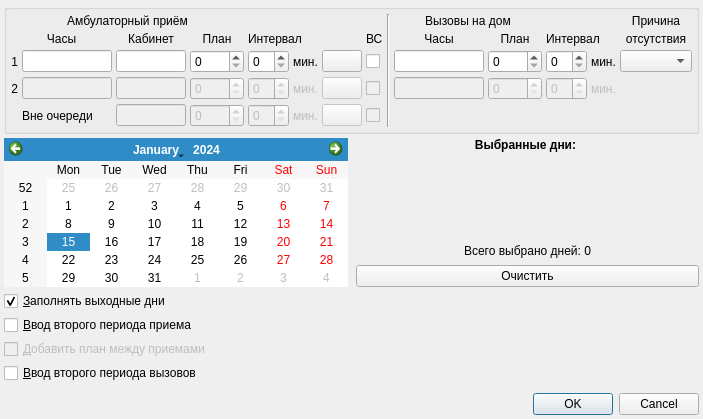
<?xml version="1.0" encoding="UTF-8"?>
<ui version="4.0">
 <class>TemplateOnRotationDialog</class>
 <widget class="QDialog" name="TemplateOnRotationDialog">
  <property name="geometry">
   <rect>
    <x>0</x>
    <y>0</y>
    <width>669</width>
    <height>419</height>
   </rect>
  </property>
  <property name="windowTitle">
   <string>Шаблон планировщика</string>
  </property>
  <layout class="QGridLayout" name="gridLayout">
   <property name="margin">
    <number>4</number>
   </property>
   <property name="spacing">
    <number>4</number>
   </property>
   <item row="0" column="0" colspan="3">
    <widget class="QGroupBox" name="grbOnePlan">
     <property name="title">
      <string/>
     </property>
     <layout class="QGridLayout" name="gridLayout_6">
      <property name="margin">
       <number>4</number>
      </property>
      <property name="spacing">
       <number>4</number>
      </property>
      <item row="3" column="3">
       <widget class="QSpinBox" name="edtAmbPlan12">
        <property name="enabled">
         <bool>false</bool>
        </property>
        <property name="maximum">
         <number>9999</number>
        </property>
       </widget>
      </item>
      <item row="2" column="10">
       <widget class="CTimeRangeEdit" name="edtHomeTimeRange1">
        <property name="sizePolicy">
         <sizepolicy hsizetype="Minimum" vsizetype="Fixed">
          <horstretch>0</horstretch>
          <verstretch>0</verstretch>
         </sizepolicy>
        </property>
        <property name="maximumSize">
         <size>
          <width>90</width>
          <height>16777215</height>
         </size>
        </property>
        <property name="maxLength">
         <number>13</number>
        </property>
       </widget>
      </item>
      <item row="2" column="3">
       <widget class="QSpinBox" name="edtAmbPlan1">
        <property name="maximum">
         <number>9999</number>
        </property>
       </widget>
      </item>
      <item row="3" column="2">
       <widget class="QLineEdit" name="edtAmbOffice12">
        <property name="enabled">
         <bool>false</bool>
        </property>
        <property name="sizePolicy">
         <sizepolicy hsizetype="Minimum" vsizetype="Fixed">
          <horstretch>0</horstretch>
          <verstretch>0</verstretch>
         </sizepolicy>
        </property>
        <property name="maximumSize">
         <size>
          <width>70</width>
          <height>16777215</height>
         </size>
        </property>
        <property name="maxLength">
         <number>8</number>
        </property>
       </widget>
      </item>
      <item row="1" column="3">
       <widget class="QLabel" name="lblAmbPlan">
        <property name="text">
         <string>План</string>
        </property>
        <property name="alignment">
         <set>Qt::AlignCenter</set>
        </property>
       </widget>
      </item>
      <item row="2" column="0">
       <widget class="QLabel" name="label_1">
        <property name="text">
         <string>1</string>
        </property>
        <property name="alignment">
         <set>Qt::AlignRight|Qt::AlignTrailing|Qt::AlignVCenter</set>
        </property>
       </widget>
      </item>
      <item row="3" column="10">
       <widget class="CTimeRangeEdit" name="edtHomeTimeRange12">
        <property name="enabled">
         <bool>false</bool>
        </property>
        <property name="sizePolicy">
         <sizepolicy hsizetype="Minimum" vsizetype="Fixed">
          <horstretch>0</horstretch>
          <verstretch>0</verstretch>
         </sizepolicy>
        </property>
        <property name="maximumSize">
         <size>
          <width>90</width>
          <height>16777215</height>
         </size>
        </property>
        <property name="maxLength">
         <number>13</number>
        </property>
       </widget>
      </item>
      <item row="3" column="13">
       <spacer name="horizontalSpacer_7">
        <property name="orientation">
         <enum>Qt::Horizontal</enum>
        </property>
        <property name="sizeHint" stdset="0">
         <size>
          <width>147</width>
          <height>20</height>
         </size>
        </property>
       </spacer>
      </item>
      <item row="2" column="2">
       <widget class="QLineEdit" name="edtAmbOffice1">
        <property name="sizePolicy">
         <sizepolicy hsizetype="Minimum" vsizetype="Fixed">
          <horstretch>0</horstretch>
          <verstretch>0</verstretch>
         </sizepolicy>
        </property>
        <property name="maximumSize">
         <size>
          <width>70</width>
          <height>16777215</height>
         </size>
        </property>
        <property name="maxLength">
         <number>8</number>
        </property>
       </widget>
      </item>
      <item row="2" column="13">
       <widget class="CRBComboBox" name="cmbReasonOfAbsence1">
        <property name="sizePolicy">
         <sizepolicy hsizetype="Expanding" vsizetype="Fixed">
          <horstretch>0</horstretch>
          <verstretch>0</verstretch>
         </sizepolicy>
        </property>
       </widget>
      </item>
      <item row="2" column="1">
       <widget class="CTimeRangeEdit" name="edtAmbTimeRange1">
        <property name="sizePolicy">
         <sizepolicy hsizetype="Minimum" vsizetype="Fixed">
          <horstretch>0</horstretch>
          <verstretch>0</verstretch>
         </sizepolicy>
        </property>
        <property name="maximumSize">
         <size>
          <width>90</width>
          <height>16777215</height>
         </size>
        </property>
        <property name="maxLength">
         <number>13</number>
        </property>
       </widget>
      </item>
      <item row="3" column="11">
       <widget class="QSpinBox" name="edtHomePlan12">
        <property name="enabled">
         <bool>false</bool>
        </property>
        <property name="maximum">
         <number>9999</number>
        </property>
       </widget>
      </item>
      <item row="3" column="1">
       <widget class="CTimeRangeEdit" name="edtAmbTimeRange12">
        <property name="enabled">
         <bool>false</bool>
        </property>
        <property name="sizePolicy">
         <sizepolicy hsizetype="Minimum" vsizetype="Fixed">
          <horstretch>0</horstretch>
          <verstretch>0</verstretch>
         </sizepolicy>
        </property>
        <property name="maximumSize">
         <size>
          <width>90</width>
          <height>16777215</height>
         </size>
        </property>
        <property name="maxLength">
         <number>13</number>
        </property>
       </widget>
      </item>
      <item row="3" column="0">
       <widget class="QLabel" name="label_2">
        <property name="text">
         <string>2</string>
        </property>
        <property name="alignment">
         <set>Qt::AlignRight|Qt::AlignTrailing|Qt::AlignVCenter</set>
        </property>
       </widget>
      </item>
      <item row="0" column="0" colspan="4">
       <widget class="QLabel" name="lblAmb">
        <property name="text">
         <string>Амбулаторный приём</string>
        </property>
        <property name="alignment">
         <set>Qt::AlignCenter</set>
        </property>
       </widget>
      </item>
      <item row="0" column="13">
       <widget class="QLabel" name="lblReasonOfAbsence1">
        <property name="text">
         <string>Причина</string>
        </property>
        <property name="alignment">
         <set>Qt::AlignCenter</set>
        </property>
       </widget>
      </item>
      <item row="1" column="0" colspan="2">
       <widget class="QLabel" name="lblAmbHours">
        <property name="text">
         <string>Часы</string>
        </property>
        <property name="alignment">
         <set>Qt::AlignCenter</set>
        </property>
       </widget>
      </item>
      <item row="1" column="2">
       <widget class="QLabel" name="lblAmbCab">
        <property name="text">
         <string>Кабинет</string>
        </property>
        <property name="alignment">
         <set>Qt::AlignCenter</set>
        </property>
       </widget>
      </item>
      <item row="0" column="10" colspan="2">
       <widget class="QLabel" name="lblHome">
        <property name="text">
         <string>Вызовы на дом</string>
        </property>
        <property name="alignment">
         <set>Qt::AlignCenter</set>
        </property>
       </widget>
      </item>
      <item row="1" column="11">
       <widget class="QLabel" name="lblHomePlan">
        <property name="text">
         <string>План</string>
        </property>
        <property name="alignment">
         <set>Qt::AlignCenter</set>
        </property>
       </widget>
      </item>
      <item row="1" column="10">
       <widget class="QLabel" name="lblHomeHours">
        <property name="text">
         <string>Часы</string>
        </property>
        <property name="alignment">
         <set>Qt::AlignCenter</set>
        </property>
       </widget>
      </item>
      <item row="1" column="13">
       <widget class="QLabel" name="lblReasonOfAbsence2">
        <property name="text">
         <string>отсутствия</string>
        </property>
        <property name="alignment">
         <set>Qt::AlignCenter</set>
        </property>
       </widget>
      </item>
      <item row="3" column="4">
       <layout class="QHBoxLayout" name="horizontalLayout">
        <item>
         <widget class="QSpinBox" name="edtAmbInterval12">
          <property name="enabled">
           <bool>false</bool>
          </property>
         </widget>
        </item>
        <item>
         <widget class="QLabel" name="lblAmbInterval12">
          <property name="enabled">
           <bool>false</bool>
          </property>
          <property name="text">
           <string>мин.</string>
          </property>
         </widget>
        </item>
       </layout>
      </item>
      <item row="4" column="4">
       <layout class="QHBoxLayout" name="horizontalLayout_2">
        <item>
         <widget class="QSpinBox" name="edtAmbInterInterval1">
          <property name="enabled">
           <bool>false</bool>
          </property>
         </widget>
        </item>
        <item>
         <widget class="QLabel" name="lblAmbInterInterval1">
          <property name="enabled">
           <bool>false</bool>
          </property>
          <property name="text">
           <string>мин.</string>
          </property>
         </widget>
        </item>
       </layout>
      </item>
      <item row="2" column="4">
       <layout class="QHBoxLayout" name="horizontalLayout_3">
        <item>
         <widget class="QSpinBox" name="edtAmbInterval1"/>
        </item>
        <item>
         <widget class="QLabel" name="lblAmbInterval1">
          <property name="text">
           <string>мин.</string>
          </property>
         </widget>
        </item>
       </layout>
      </item>
      <item row="3" column="12">
       <layout class="QHBoxLayout" name="horizontalLayout_4">
        <item>
         <widget class="QSpinBox" name="edtHomeInterval12">
          <property name="enabled">
           <bool>false</bool>
          </property>
         </widget>
        </item>
        <item>
         <widget class="QLabel" name="lblHomeInterval12">
          <property name="enabled">
           <bool>false</bool>
          </property>
          <property name="text">
           <string>мин.</string>
          </property>
         </widget>
        </item>
       </layout>
      </item>
      <item row="2" column="11">
       <widget class="QSpinBox" name="edtHomePlan1">
        <property name="maximum">
         <number>9999</number>
        </property>
       </widget>
      </item>
      <item row="4" column="2">
       <widget class="QLineEdit" name="edtAmbOfficeInter">
        <property name="enabled">
         <bool>false</bool>
        </property>
        <property name="sizePolicy">
         <sizepolicy hsizetype="Minimum" vsizetype="Fixed">
          <horstretch>0</horstretch>
          <verstretch>0</verstretch>
         </sizepolicy>
        </property>
        <property name="maximumSize">
         <size>
          <width>70</width>
          <height>16777215</height>
         </size>
        </property>
        <property name="maxLength">
         <number>8</number>
        </property>
       </widget>
      </item>
      <item row="4" column="3">
       <widget class="QSpinBox" name="edtAmbInterPlan1">
        <property name="enabled">
         <bool>false</bool>
        </property>
        <property name="maximum">
         <number>9999</number>
        </property>
       </widget>
      </item>
      <item row="4" column="1">
       <widget class="QLabel" name="label_3">
        <property name="text">
         <string>Вне очереди</string>
        </property>
       </widget>
      </item>
      <item row="2" column="7">
       <widget class="CColorPicker" name="btnAmbColor1">
        <property name="text">
         <string/>
        </property>
       </widget>
      </item>
      <item row="3" column="7">
       <widget class="CColorPicker" name="btnAmbColor12">
        <property name="enabled">
         <bool>false</bool>
        </property>
        <property name="text">
         <string/>
        </property>
       </widget>
      </item>
      <item row="4" column="7">
       <widget class="CColorPicker" name="btnAmbInterColor1">
        <property name="enabled">
         <bool>false</bool>
        </property>
        <property name="text">
         <string/>
        </property>
       </widget>
      </item>
      <item row="1" column="4">
       <widget class="QLabel" name="label_4">
        <property name="text">
         <string>Интервал</string>
        </property>
       </widget>
      </item>
      <item row="1" column="12">
       <widget class="QLabel" name="label_5">
        <property name="text">
         <string>Интервал</string>
        </property>
       </widget>
      </item>
      <item row="2" column="12">
       <layout class="QHBoxLayout" name="horizontalLayout_5">
        <item>
         <widget class="QSpinBox" name="edtHomeInterval1"/>
        </item>
        <item>
         <widget class="QLabel" name="lblHomeInterval1">
          <property name="text">
           <string>мин.</string>
          </property>
         </widget>
        </item>
       </layout>
      </item>
      <item row="0" column="9" rowspan="5">
       <widget class="Line" name="line">
        <property name="orientation">
         <enum>Qt::Vertical</enum>
        </property>
       </widget>
      </item>
      <item row="2" column="8">
       <widget class="QCheckBox" name="chkNotExternalSystem1">
        <property name="toolTip">
         <string>&lt;html&gt;&lt;head/&gt;&lt;body&gt;&lt;p&gt;Данный период недоступен для использования через внешние системы&lt;/p&gt;&lt;/body&gt;&lt;/html&gt;</string>
        </property>
        <property name="text">
         <string/>
        </property>
       </widget>
      </item>
      <item row="3" column="8">
       <widget class="QCheckBox" name="chkNotExternalSystem12">
        <property name="enabled">
         <bool>false</bool>
        </property>
        <property name="toolTip">
         <string>&lt;html&gt;&lt;head/&gt;&lt;body&gt;&lt;p&gt;Данный период недоступен для использования через внешние системы&lt;/p&gt;&lt;/body&gt;&lt;/html&gt;</string>
        </property>
        <property name="text">
         <string/>
        </property>
       </widget>
      </item>
      <item row="1" column="8">
       <widget class="QLabel" name="lblNotExternalSystem">
        <property name="toolTip">
         <string>&lt;html&gt;&lt;head/&gt;&lt;body&gt;&lt;p&gt;Данный период недоступен для использования через внешние системы&lt;/p&gt;&lt;/body&gt;&lt;/html&gt;</string>
        </property>
        <property name="text">
         <string>ВС</string>
        </property>
       </widget>
      </item>
      <item row="4" column="8">
       <widget class="QCheckBox" name="chkInterNotExternalSystem1">
        <property name="enabled">
         <bool>false</bool>
        </property>
        <property name="text">
         <string/>
        </property>
       </widget>
      </item>
     </layout>
    </widget>
   </item>
   <item row="3" column="2">
    <widget class="QLabel" name="lblCountSelectedDays">
     <property name="maximumSize">
      <size>
       <width>16777215</width>
       <height>20</height>
      </size>
     </property>
     <property name="text">
      <string>Всего выбрано дней: 0</string>
     </property>
     <property name="alignment">
      <set>Qt::AlignCenter</set>
     </property>
    </widget>
   </item>
   <item row="1" column="0" rowspan="4">
    <widget class="CCalendarWidget" name="calendarTemplateOnRotation"/>
   </item>
   <item row="2" column="1" colspan="2">
    <widget class="QLabel" name="lblSelectedDays">
     <property name="text">
      <string/>
     </property>
     <property name="alignment">
      <set>Qt::AlignLeading|Qt::AlignLeft|Qt::AlignTop</set>
     </property>
     <property name="wordWrap">
      <bool>true</bool>
     </property>
    </widget>
   </item>
   <item row="1" column="1" colspan="2">
    <widget class="QLabel" name="label">
     <property name="maximumSize">
      <size>
       <width>16777215</width>
       <height>25</height>
      </size>
     </property>
     <property name="font">
      <font>
       <weight>75</weight>
       <bold>true</bold>
      </font>
     </property>
     <property name="text">
      <string>Выбранные дни:</string>
     </property>
     <property name="alignment">
      <set>Qt::AlignHCenter|Qt::AlignTop</set>
     </property>
    </widget>
   </item>
   <item row="4" column="2">
    <widget class="QPushButton" name="btnClear">
     <property name="text">
      <string>Очистить</string>
     </property>
    </widget>
   </item>
   <item row="5" column="0">
    <widget class="QCheckBox" name="chkFillRedDays">
     <property name="text">
      <string>&amp;Заполнять выходные дни</string>
     </property>
     <property name="checked">
      <bool>true</bool>
     </property>
    </widget>
   </item>
   <item row="10" column="2">
    <widget class="QDialogButtonBox" name="buttonBox">
     <property name="orientation">
      <enum>Qt::Horizontal</enum>
     </property>
     <property name="standardButtons">
      <set>QDialogButtonBox::Cancel|QDialogButtonBox::Ok</set>
     </property>
    </widget>
   </item>
   <item row="9" column="0">
    <spacer name="verticalSpacer">
     <property name="orientation">
      <enum>Qt::Vertical</enum>
     </property>
     <property name="sizeHint" stdset="0">
      <size>
       <width>20</width>
       <height>40</height>
      </size>
     </property>
    </spacer>
   </item>
   <item row="6" column="0">
    <widget class="QCheckBox" name="chkAmbSecondPeriod">
     <property name="text">
      <string>&amp;Ввод второго периода приема</string>
     </property>
    </widget>
   </item>
   <item row="8" column="0">
    <widget class="QCheckBox" name="chkHomeSecondPeriod">
     <property name="text">
      <string>&amp;Ввод второго периода вызовов</string>
     </property>
    </widget>
   </item>
   <item row="7" column="0">
    <widget class="QCheckBox" name="chkAmbInterPeriod">
     <property name="enabled">
      <bool>false</bool>
     </property>
     <property name="text">
      <string>&amp;Добавить план между приемами</string>
     </property>
    </widget>
   </item>
  </layout>
 </widget>
 <customwidgets>
  <customwidget>
   <class>CTimeRangeEdit</class>
   <extends>QLineEdit</extends>
   <header>library/TimeEdit.h</header>
  </customwidget>
  <customwidget>
   <class>CRBComboBox</class>
   <extends>QComboBox</extends>
   <header>library/crbcombobox.h</header>
  </customwidget>
  <customwidget>
   <class>CCalendarWidget</class>
   <extends>QCalendarWidget</extends>
   <header>library/calendar.h</header>
  </customwidget>
  <customwidget>
   <class>CColorPicker</class>
   <extends>QPushButton</extends>
   <header>library/CColorPicker.h</header>
  </customwidget>
 </customwidgets>
 <tabstops>
  <tabstop>edtAmbTimeRange1</tabstop>
  <tabstop>edtAmbOffice1</tabstop>
  <tabstop>edtAmbPlan1</tabstop>
  <tabstop>edtAmbInterval1</tabstop>
  <tabstop>btnAmbColor1</tabstop>
  <tabstop>chkNotExternalSystem1</tabstop>
  <tabstop>edtHomeTimeRange1</tabstop>
  <tabstop>edtHomePlan1</tabstop>
  <tabstop>edtHomeInterval1</tabstop>
  <tabstop>cmbReasonOfAbsence1</tabstop>
  <tabstop>edtAmbTimeRange12</tabstop>
  <tabstop>edtAmbOffice12</tabstop>
  <tabstop>edtAmbPlan12</tabstop>
  <tabstop>edtAmbInterval12</tabstop>
  <tabstop>btnAmbColor12</tabstop>
  <tabstop>chkNotExternalSystem12</tabstop>
  <tabstop>edtHomeTimeRange12</tabstop>
  <tabstop>edtHomePlan12</tabstop>
  <tabstop>edtHomeInterval12</tabstop>
  <tabstop>edtAmbOfficeInter</tabstop>
  <tabstop>edtAmbInterPlan1</tabstop>
  <tabstop>edtAmbInterInterval1</tabstop>
  <tabstop>btnAmbInterColor1</tabstop>
  <tabstop>chkInterNotExternalSystem1</tabstop>
  <tabstop>calendarTemplateOnRotation</tabstop>
  <tabstop>btnClear</tabstop>
  <tabstop>chkFillRedDays</tabstop>
  <tabstop>chkAmbSecondPeriod</tabstop>
  <tabstop>chkAmbInterPeriod</tabstop>
  <tabstop>chkHomeSecondPeriod</tabstop>
  <tabstop>buttonBox</tabstop>
 </tabstops>
 <resources/>
 <connections>
  <connection>
   <sender>buttonBox</sender>
   <signal>accepted()</signal>
   <receiver>TemplateOnRotationDialog</receiver>
   <slot>accept()</slot>
   <hints>
    <hint type="sourcelabel">
     <x>562</x>
     <y>414</y>
    </hint>
    <hint type="destinationlabel">
     <x>157</x>
     <y>224</y>
    </hint>
   </hints>
  </connection>
  <connection>
   <sender>buttonBox</sender>
   <signal>rejected()</signal>
   <receiver>TemplateOnRotationDialog</receiver>
   <slot>reject()</slot>
   <hints>
    <hint type="sourcelabel">
     <x>562</x>
     <y>414</y>
    </hint>
    <hint type="destinationlabel">
     <x>286</x>
     <y>224</y>
    </hint>
   </hints>
  </connection>
  <connection>
   <sender>chkAmbSecondPeriod</sender>
   <signal>toggled(bool)</signal>
   <receiver>chkAmbInterPeriod</receiver>
   <slot>setEnabled(bool)</slot>
   <hints>
    <hint type="sourcelabel">
     <x>93</x>
     <y>339</y>
    </hint>
    <hint type="destinationlabel">
     <x>89</x>
     <y>347</y>
    </hint>
   </hints>
  </connection>
 </connections>
</ui>
